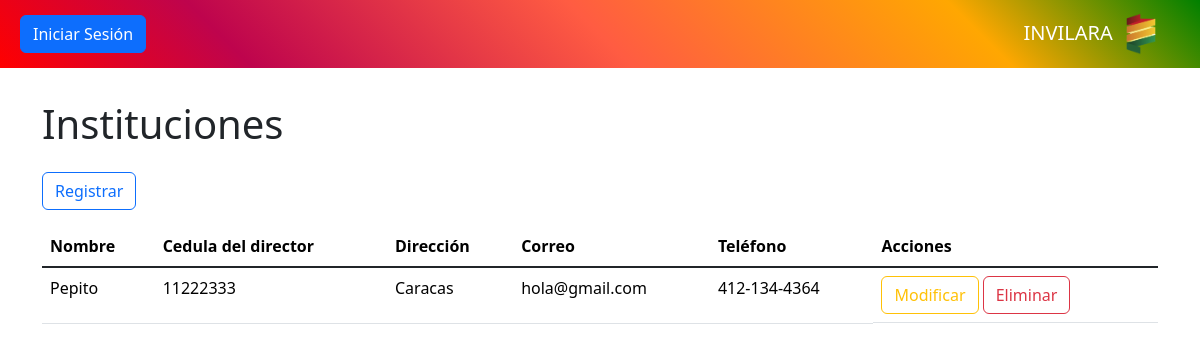
/controlador/institucion.php, run on an earlier commit of the app's database.
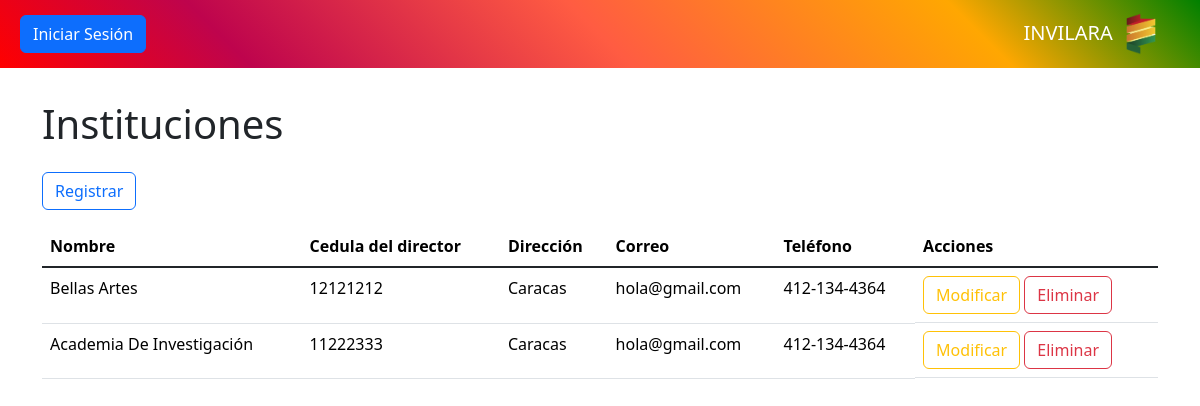
And on a later commit of the database.
### tables this page shows
CREATE TABLE `institucion` (
  `id` int NOT NULL AUTO_INCREMENT,
  `cedula_director` int DEFAULT NULL,
  `nombre` varchar(200) DEFAULT NULL,
  `correo` varchar(50) DEFAULT NULL,
  `telefono` varchar(20) DEFAULT NULL,
  `direccion` varchar(200) DEFAULT NULL,
  PRIMARY KEY (`id`) USING BTREE,
  KEY `institucion_director_FK` (`cedula_director`),
  CONSTRAINT `institucion_director_FK` FOREIGN KEY (`cedula_director`) REFERENCES `director` (`cedula`) ON DELETE SET NULL ON UPDATE CASCADE
);

### controlador/institucion.php (called while the page is built, shortened)
<?php
require_once "modelo/institucion.php";
$modelo = new Institucion();
require_once "modelo/director.php";
$datos = $modelo->consultar();
require_once "vista/institucion.php";
?>

### modelo/base_datos.php (called while the page is built)
<?php
class BaseDatos
{
    private $host = "localhost";
    private $dbname = "invilara";
    private $usuario = "root";
    private $contrasena = "";
    public function conexion()
    {
        $dsn = "mysql" . ":" . "host=" . $this->host . ";" . "dbname=" . $this->dbname . ";";
        $pdo = new PDO($dsn, $this->usuario, $this->contrasena);
        $pdo->setAttribute(PDO::ATTR_ERRMODE, PDO::ERRMODE_EXCEPTION);
        return $pdo;
    }
}
?>

### modelo/institucion.php (called while the page is built, shortened)
<?php
require_once "modelo/base_datos.php";
class Institucion extends BaseDatos
{
    private $tabla = "institucion";
    public function consultar()
    {
        $stmt = $this->conexion()->query("SELECT * FROM {$this->tabla}");
        $result = $stmt->fetchAll(PDO::FETCH_ASSOC);
        return $result;
    }
}
?>

### vista/institucion.php (the view, shortened to what this page needs)
<?php require_once "vista/componentes/encabezado.php"; ?>
<?php require_once "vista/componentes/barra.php"; ?>
<main class="container" id="crud">
	<h1>Instituciones</h1>
	<button class="btn btn-outline-primary my-3" value="insertar">Registrar</button>
	<div class="table-responsive">
		<table class="table table-hover">
			<thead>
				<tr>
					<th>Nombre</th>
					<th>Cedula del director</th>
					<th>Dirección</th>
					<th>Correo</th>
					<th>Teléfono</th>
					<th>Acciones</th>
				</tr>
			</thead>
			<tbody class="table-group-divider">
				<?php foreach ($datos as $d): ?>
					<tr>
						<td><?php echo $d["nombre"] ?></td>
						<td><?php echo $d["cedula_director"] ?></td>
						<td><?php echo $d["direccion"] ?></td>
						<td><?php echo $d["correo"] ?></td>
						<td><?php echo $d["telefono"] ?></td>
						<td class="d-grid d-md-block gap-2">
							<button class="btn btn-outline-warning" value="modificar">Modificar</button>
							<button class="btn btn-outline-danger" value="eliminar" data-bs-toggle="modal"
								data-bs-target="#modal-eliminacion">Eliminar</button>
						</td>
					</tr>
				<?php endforeach ?>
			</tbody>
		</table>
	</div>
</main>

### vista/componentes/encabezado.php (shortened to what this page needs)
<!DOCTYPE html>
<html lang="es" data-bs-theme="light">
<head>
    <link rel="stylesheet" href="librerias/bootstrap/bootstrap.min.css">
    <link rel="stylesheet" href="recursos/css/styles.css">
</head>
<body>

### vista/componentes/barra.php (shortened to what this page needs)
<nav data-bs-theme="dark" class="navbar fixed-top inv-gradient">
    <div class="container-fluid mx-2">
        <?php if ($rol == "usuario"): ?>
            <button class="navbar-toggler" data-bs-toggle="offcanvas" data-bs-target="#barra-lateral">
                <span class="navbar-toggler-icon"></span>
            </button>
            <aside class="offcanvas offcanvas-start inv-gradient" tabindex="-1" id="barra-lateral">
                <header class="offcanvas-header">
                    <h5 class="offcanvas-title">Menu</h5>
                    <button class="btn-close" data-bs-dismiss="offcanvas"></button>
                </header>
                <div data-bs-theme="light" class="offcanvas-body">
                    <article class="list-group">
                        <a class="list-group-item list-group-item-action" href="?pagina=principal">
                            Inicio
                        </a>
                        <a class="list-group-item list-group-item-action" href="?pagina=salir">
                            Cerrar sesión
                        </a>
                    </article>
                    <hr>
                    <article class="list-group">
                        <a class="list-group-item list-group-item-action" href="?pagina=municipio">
                            Municipios
                        </a>
                        <a class="list-group-item list-group-item-action" href="?pagina=parroquia">
                            Parroquias
                        </a>
                        <a class="list-group-item list-group-item-action" href="?pagina=solicitante">
                            Solicitantes
                        </a>
                        <a class="list-group-item list-group-item-action" href="?pagina=comunidad">
                            Comunidades
                        </a>
                        <a class="list-group-item list-group-item-action" href="?pagina=institucion">
                            Instituciones
                        </a>
                        <a class="list-group-item list-group-item-action" href="?pagina=gerencia">
                            Gerencias
                        </a>
                        <a class="list-group-item list-group-item-action" href="?pagina=gerente">
                            Gerentes
                        </a>
                        <a class="list-group-item list-group-item-action" href="?pagina=director">
                            Directores
                        </a>
                    </article>
                    <hr>
                    <article class="list-group">
                        <button data-bs-toggle="collapse" data-bs-target="#solicitudes"
                            class="list-group-item list-group-item-action active text-center fs-5">
                            Solicitudes
                        </button>
                        <section class="collapse" id="solicitudes">
                            <div class="list-group list-group-flush">
                                <a class="list-group-item list-group-item-action" href="?pagina=solicitud">
                                    Generales
                                </a>
                            </div>
                        </section>
                    </article>
                </div>
            </aside>
        <?php else: ?>
            <a class="btn btn-primary" href="?pagina=inicio_sesion">Iniciar Sesión</a>
        <?php endif ?>
        <div class="navbar-brand">
            INVILARA
            <img src="recursos/img/invilara-logo.png" alt="Logo" class="mx-2" width="30px">
        </div>
    </div>
</nav>

### recursos/css/styles.css (style rules this page uses)
.inv-gradient { background: #c15a00; background: linear-gradient(225deg, green 0%, #ffa701 20%, #ff5c42 50%, #be044d 80%, red 100%); }

What changed in the data, as far as the page shows it:
removed institucion: nombre "Pepito", cedula_director "11222333", direccion "Caracas", correo "hola@gmail.com", telefono "412-134-4364"
added institucion: nombre "Bellas Artes", cedula_director "12121212", direccion "Caracas", correo "hola@gmail.com", telefono "412-134-4364"
added institucion: nombre "Academia De Investigación", cedula_director "11222333", direccion "Caracas", correo "hola@gmail.com", telefono "412-134-4364"
